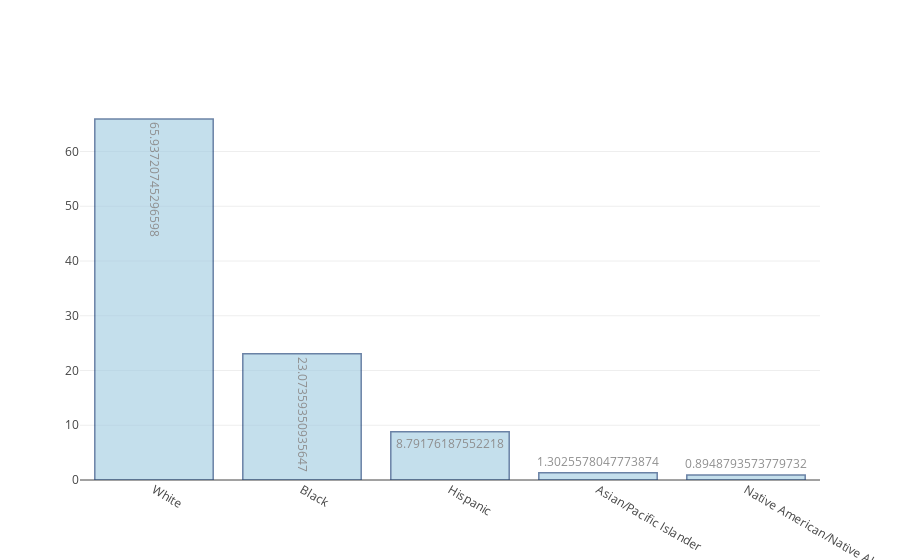

Write notebook code for a chart like this one.
### Code cell
import plotly.graph_objs as go
from plotly.offline import download_plotlyjs, init_notebook_mode, plot, iplot
init_notebook_mode(connected=True)

x = df['Race']
y = df['Percent of data']

def getData():
    trace0 = go.Bar(
            x=x,
            y=y,
            text=y,
            textposition = 'auto',
            marker=dict(
                color='rgb(158,202,225)',
                line=dict(
                    color='rgb(8,48,107)',
                    width=1.5),
            ),
            opacity=0.6
        )
    data = [trace0]
    return data

def getLayout():
    layout0 = go.Layout(
                    scene = dict(
                        xaxis = dict(
                            title='Radio Spend(x)'),
                        yaxis = dict(
                            title='TV Spend(y)'),
                        zaxis = dict(
                            title='Sales(z)')),
                margin={'l': 0, 'b': 0, 't': 0, 'r': 0},
                #legend={'x': 0, 'y': 1},
                hovermode='closest'
        )
    return layout0

iplot({'data' : getData()})

### Figure 1 — Plotly figure (JSON) as saved in the notebook; plotly's stock layout.template omitted (floating-point values rounded to 4 significant figures)
{"data": [{"marker": {"color": "rgb(158,202,225)", "line": {"color": "rgb(8,48,107)", "width": 1.5}}, "opacity": 0.6, "text": ["65.93720745296598", "23.07359350935647", "8.79176187552218", "1.3025578047773874", "0.8948793573779732"], "textposition": "auto", "type": "bar", "uid": "53ed8a4a-d084-11e8-85ea-b0359f561c51", "x": ["White", "Black", "Hispanic", "Asian/Pacific Islander", "Native American/Native Alaskan"], "y": [65.94, 23.07, 8.792, 1.303, 0.8949]}], "layout": {}}
